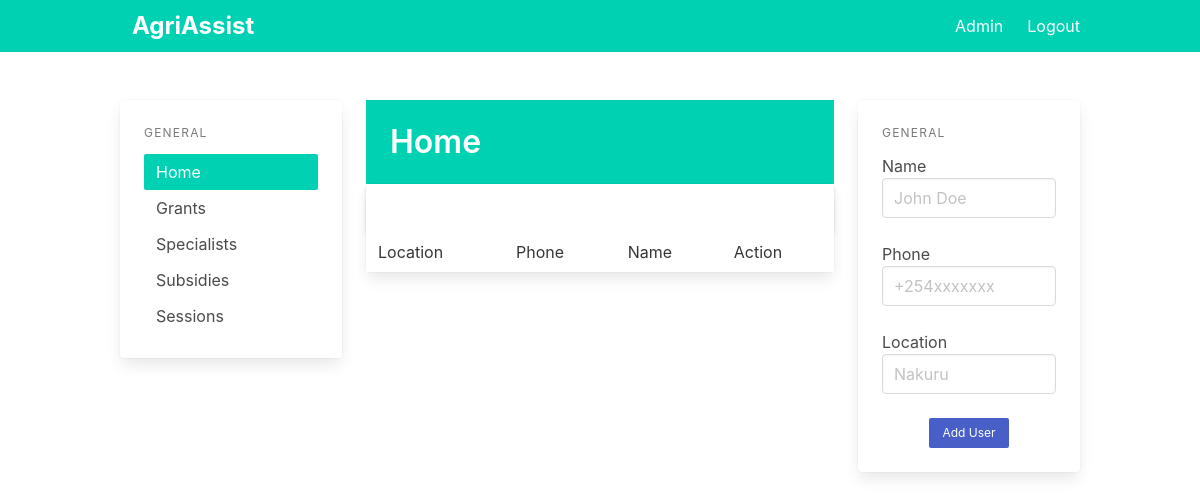
Before: / (signed in) with the older database file.
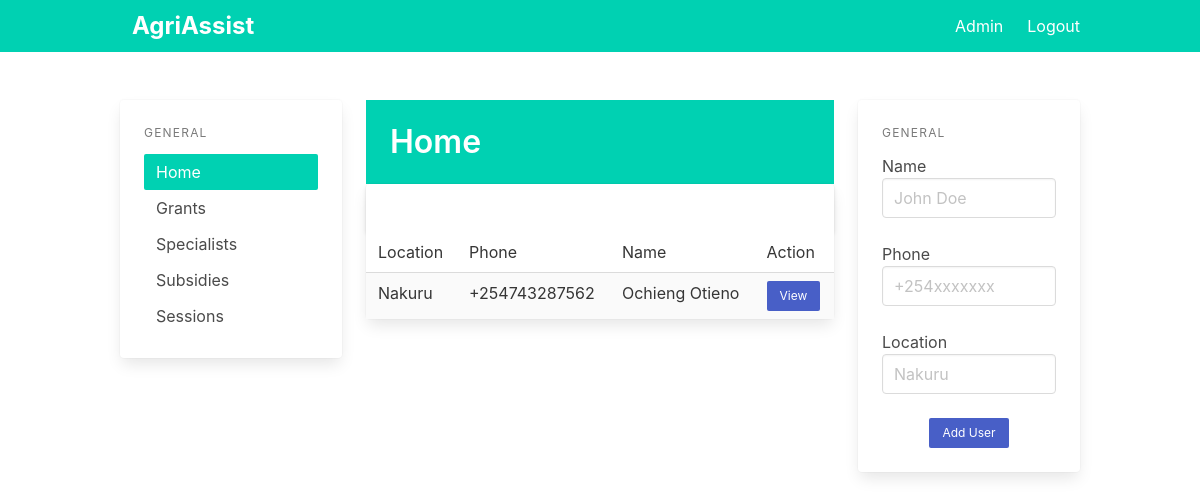
After: the same page with the newer database file.
### app/models.py (models this page shows)
class User(db.Model):
    id = db.Column(db.Integer, primary_key=True)
    phone = db.Column(db.String(15), unique=True)
    name = db.Column(db.String(100))
    location = db.Column(db.String(100))

### app/pages.py (the view)
@page.route('/')
@login_required
def index():
    users = all_users()
    return render_template('index.html', users=users)

### app/__init__.py (called while the page is built)
def create_app():
    app = Flask(__name__)
    app.config.from_pyfile('settings.py')
    app.config["FLASK_DEBUG"] = True
    app.config['SECRET_KEY'] = 'secret-key-goes-here'
    app.config['SQLALCHEMY_DATABASE_URI'] = 'sqlite:///db.sqlite'
    db.init_app(app)
    login_manager = LoginManager()
    login_manager.login_view = 'auth.login'
    login_manager.init_app(app)
    from .models import Admin
    @login_manager.user_loader
    def load_user(user_id):
        return Admin.query.get(int(user_id))
    with app.app_context():
        db.create_all()
    from .auth import auth as auth_blueprint
    app.register_blueprint(auth_blueprint)
    from .pages import page as page_blueprint
    app.register_blueprint(page_blueprint)
    from .main import main as main_blueprint
    app.register_blueprint(main_blueprint)
    return app

### app/utils.py (called while the page is built)
def all_users():
    return User.query.all()

### app/templates/index.html (shortened to what this page needs)
{% extends "base.html" %}
{% block content %}
<div class="columns">
  <div class="column is-3 ">
    <div class="card">
      <aside class="menu is-hidden-mobile card-content">
      <p class="menu-label">
        General
      </p>
      <ul class="menu-list">
        <li><a class="has-background-primary has-text-white" href="/">Home</a></li>
        <li><a href="{{ url_for('page.grants') }}">Grants</a></li>
        <li><a href="{{ url_for('page.specialists') }}">Specialists</a></li>
        <li><a href="{{ url_for('page.subsidies') }}">Subsidies</a></li>
        <li><a href="{{ url_for('page.sessions') }}">Sessions</a></li>
      </ul>
    </aside>
    </div>
  </div>
  <div class="column is-6">
    <section class="hero is-primary welcome is-small">
      <div class="hero-body">
        <div class="container">
          <h1 class="title">
            Home
          </h1>
        </div>
      </div>
    </section>
    <div class="is-6">
      <div class="card events-card">
        <header class="card-header">
          <a href="#" class="card-header-icon" aria-label="more options">
            <span class="icon">
            </span>
          </a>
        </header>
        <div class="card-table">
          <div class="content">
            <table class="table is-fullwidth is-striped">
              <tbody>
                <tr>
                  <td>Location</td>
                  <td>Phone</td>
                  <td>Name</td>
                  <td>Action</td>
                </tr>
                {%for user in users%}
                <tr>
                  <td>{{user.location}}</td>
                  <td>{{user.phone}}</td>
                  <td>{{user.name}}</td>
                  <td><a class="button is-link is-small" href="/user/{{user.id}}">View</a></td>
                </tr>
                {% endfor%}
              </tbody>
            </table>
          </div>
        </div>
      </div>
    </div>
  </div>
  <div class="column is-3">
    <div class="card">
      <div class="card-content">
        <div class="content">
          <aside class="menu is-hidden-mobile">
            <p class="menu-label">
              General
            </p>
            <div class="file is-centered is-boxed is-success has-name">
              <label class="file-label">
                <form action="{{ url_for('page.new_user') }}" method="POST">
                  <div class="control">
                    <label>Name</label>
                    <input class="input" type="text" placeholder="John Doe" name="name">
                  </div>
                  <br />
                  <div class="control">
                    <label>Phone</label>
                    <input class="input" type="text" placeholder="+254xxxxxxx" name="phone">
                  </div>
                  <br>
                  <div class="control">
                    <label>Location</label>
                    <input class="input" type="text" placeholder="Nakuru" name="location">
                  </div>
                  <br />
                  <div class="field is-grouped is-grouped-centered">
                    <p class="control">
                      <input type="submit" value="Add User" class="button is-primary is-link is-small">
                    </p>
                  </div>
                </form>
              </label>
            </div>
          </aside>
        </div>
      </div>
    </div>
  </div>
</div>
{% endblock %}

### app/templates/base.html (shortened to what this page needs)
<!DOCTYPE html>
<html lang="en">
<head>
  <link rel="stylesheet" href="https://cdn.jsdelivr.net/npm/bulma@0.9.4/css/bulma.min.css">
</head>
<body>
  <section class="is-fullheight">
    <nav class="navbar is-primary">
      <div class="container">
        <div id="navbarMenuHeroA" class="navbar-menu">
          <div class="navbar-start">
            <a href="{{ url_for('main.index') }}" class="navbar-item label is-large">
              AgriAssist
            </a>
          </div>
          <div class="navbar-end">
            {% if current_user.is_authenticated %}
            <a href="{{ url_for('main.index') }}" class="navbar-item">
              Admin
            </a>
            {% endif %}
            {% if current_user.is_authenticated %}
            <a href="{{ url_for('auth.logout') }}" class="navbar-item">
              Logout
            </a>
            {% endif %}
          </div>
        </div>
      </div>
    </nav>
    <div class="hero-body">
      <div class="container">
        {% block content %}
        {% endblock %}
      </div>
    </div>
  </section>
</body>
</html>

Changed rows visible on the page:
added User: location "Nakuru", phone "+254743287562", name "Ochieng Otieno"
